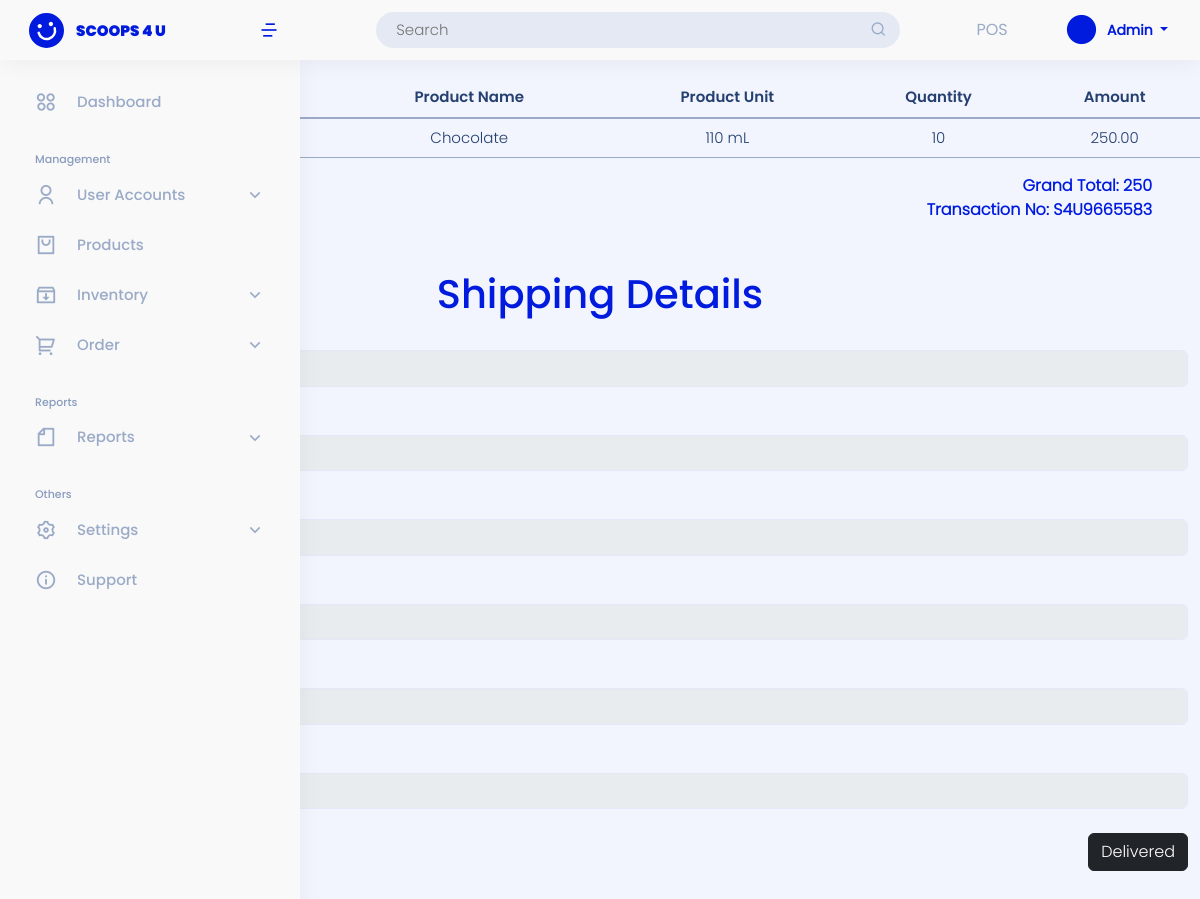
Screenshot of /user-site/transaction-view/1/ (signed in) with the database file from the repository.
### landing_page/models.py (models this page shows)
class User(AbstractUser):
    ROLE = ((" "," "),("admin","admin"),("staff","staff"),("reseller","reseller"),("rider","rider"))
    role = models.CharField(max_length=50, null=True, default=False, choices=ROLE)

### admin_site/models.py (models this page shows, shortened)
class OrderItem(models.Model):
    OrderItem_transactionNo =  models.CharField(max_length=200, null=True,  verbose_name='Transaction Number')
    OrderItem_category =  models.CharField(max_length=200, verbose_name='Category')
    OrderItem_name=  models.CharField(max_length=200, verbose_name='Product Name')
    OrderItem_unit =  models.CharField(max_length=200, null=True, verbose_name='Unit')
    OrderItem_quantity =  models.CharField(max_length=200, null=True, verbose_name='quantity')
    OrderItem_amount =  models.DecimalField( max_digits=10, decimal_places=2,null=True, verbose_name='Amount')

class Transaction(models.Model):
    ORDERSTATUS = ( ("Pending","Pending"),("Out for Delivery","Out for Delivery"),("Decline","Decline"),("Completed","Completed"))
    DELIVERY_OPTION = ( ("pickup","pickup"),("delivery","delivery"))
    transaction_no =  models.CharField(unique=True, max_length=200, null=False,verbose_name='Transaction Number')
    transaction_user = models.CharField(max_length=250, null=True, verbose_name='List Username')
    transaction_fname = models.CharField(max_length=250, null=True, verbose_name='First Name')
    transaction_lname = models.CharField(max_length=250, null=True, verbose_name='Last Name')
    transaction_address = models.TextField(null=False, verbose_name='Address')
    transaction_contactno = models.BigIntegerField( null=True, verbose_name='Contact Number')
    transaction_doption = models.CharField(max_length=250, choices= DELIVERY_OPTION, null=True, verbose_name='Delivery Option')
    transaction_preferred_date = models.CharField(max_length=250,  null=True,   verbose_name='Preferred Date')
    transaction_totalprice =  models.DecimalField( max_digits=10, decimal_places=2,null=True, verbose_name='Total Price')
    created_at =models.DateField(default=timezone.now,  verbose_name='Date Ordered')
    transaction_orderstatus = models.CharField(max_length=250, choices=ORDERSTATUS, null=True, default='Pending',verbose_name='Status')
    transaction_delivered = models.DateTimeField(null=True, blank=True, verbose_name='Delivered Time')

### admin_site/views.py (the view)
# urls.py: path('transaction-view/<int:id>/', views.transaction_view, name='transaction_view'),
@login_required(login_url='landing_page:login')
def transaction_view(request, id):
    if request.method == "GET":
        transaction = Transaction.objects.get(id = id)
        transaction_no = transaction.transaction_no
        list_orderitem = OrderItem.objects.filter(OrderItem_transactionNo = transaction_no).order_by('-id')
        list_total = OrderItem.objects.filter(OrderItem_transactionNo = transaction_no).all().aggregate(data=Sum('OrderItem_amount'))
        context = {
            'list_orderitem':list_orderitem,
            'list_total':list_total,
            'list_transaction':transaction,
        }
    return render(request, 'admin_site/transaction/view_orders.html', context)

### templates/admin_site/transaction/view_orders.html (shortened to what this page needs)
{% extends 'admin_site/base.html' %}
{% block content %}
{% if list_orderitem %}
<div class="text-end">
    <button onclick="window.print()" class="btn btn-success">Print</button>
</div>
<table class="table table-hover text-center">
    <p class="fw-bolder">Order Details</p>
    <thead>
        <tr>
            <th>Product Category</th>
            <th>Product Name</th>
            <th>Product Unit</th>
            <th>Quantity</th>
            <th>Amount</th>
        </tr>
    </thead>
    <tbody>
        {% for list in list_orderitem %}
        <tr>
            <td>{{ list.OrderItem_category }}</td>
            <td>{{ list.OrderItem_name }}</td>
            <td>{{ list.OrderItem_unit}}</td>
            <td>{{ list.OrderItem_quantity}}</td>
            <td>{{ list.OrderItem_amount }}</td>
        </tr>
        {% endfor %}
    </tbody>
</table>
    <div class="text-end px-5">
        <label style="font-weight: bolder;" > Grand Total:    {{ list_total.data }} </label>
        <br>
        <label style="font-weight: bolder;" > Transaction No:  {{ list_transaction.transaction_no}}   </label>
    </div>
    <br>
    <br>
        <div class="container-fluid">
        <h1 class="text-center">Shipping Details</h1>
        <label for="">First Name</label>
        <input type="text"class="form-control" value="{{ list_transaction.transaction_fname }}" disabled>
        <br>
        <label for="">Last Name</label>
        <input type="text"  value="{{ list_transaction.transaction_lname }}" class="form-control" disabled>
        <br>
        <label for="">Address</label>
        <input type="text"  value="{{ list_transaction.transaction_address }}" class="form-control" disabled>
        <br>
        <label for="">contact No</label>
        <input type="text"   value="{{ list_transaction.transaction_contactno }}"class="form-control" disabled>
        <br>
        <label for="">Delivery option</label>
        <input type="text" value="{{ list_transaction.transaction_doption }}" class="form-control" disabled>
        <br>
        <label for="">Preferred Date</label>
        <input type="text" value="{{ list_transaction.transaction_preferred_date }}" class="form-control" disabled>
        <br>
        {% if list_transaction.transaction_orderstatus == "Out for Delivery" %}
        <form action="{% url 'admin_site:completed_process' %}" method="POST" class="text-end">
            <button class="btn btn-dark">Delivered</button>
        </form>
        {% endif %}
        <br>
        <br>
    </div>
{% endif %}
{% endblock content %}

### templates/admin_site/base.html (shortened to what this page needs)
{% load static %}
<!DOCTYPE html>
<html lang="en">
<head>
    <link href="https://cdn.jsdelivr.net/npm/bootstrap@5.0.2/dist/css/bootstrap.min.css" rel="stylesheet">
    <link href="{% static '/css/assets/bootstrap/css/bootstrap.min.css'%}" rel="stylesheet">
    <link href="{% static '/css/assets/simple-datatables/style.css'%}" rel="stylesheet">
    <link href="{% static '/css/assets/remixicon/remixicon.css'%}" rel="stylesheet">
    <link href="{% static '/css/sandi.css'%}" rel="stylesheet">
  </head>
<body>
{% if user.role == "admin"%}
<header id="header" class="header fixed-top d-flex align-items-center">
  <div class="d-flex align-items-center justify-content-between">
    <a href="{% url 'admin_site:dashboard'%}" class="logo d-flex align-items-center">
      <img src="{% static '/img/logo-header.svg'%}" alt="">
      <span class="d-none d-lg-block">SCOOPS 4 U</span>
    </a>
    <i class="ri-menu-4-line toggle-sidebar-btn ms-1 me-3" style="font-size: 20px; font-weight: 500; color:#001BDE;"></i>
  </div>
  <div class="search-bar mx-auto">
    <form class="search-form d-flex align-items-center" method="POST" action="#">
      <input type="text" name="query" placeholder="Search" title="Enter search keyword">
      <button type="submit" title="Search"><i class="ri-search-line"></i></button>
    </form>
  </div>
  <div class="POS POS-header">
      <a href="{%url 'admin_site:pos' %}">POS</a>
    </div>
  <nav class="header-nav ms-auto">
    <ul class="d-flex align-items-center">
      <li class="nav-item dropdown pe-3">
        <a class="nav-link nav-profile d-flex align-items-center me-3" href="#" data-bs-toggle="dropdown">
          <i alt="Profile" class="ri-checkbox-blank-circle-fill"></i>
          <span class="d-none d-md-block dropdown-toggle ps-2" style="text-transform: capitalize;">
            {{ user }}
          </span>
        </a>
      </li>
    </ul>
  </nav>
  </header>
<aside id="sidebar" class="sidebar">
  <ul class="sidebar-nav" id="sidebar-nav">
      <li class="nav-item">
          <a class="nav-link collapsed " href="{% url 'admin_site:dashboard'%}">
          <i class="ri-apps-2-line" style="font-size: 22px; font-weight: 100; margin-right: 20px"></i>
          <span>Dashboard</span>
          </a>
      </li>
      <li class="nav-heading pt-3">Management</li>
      <li class="nav-item">
          <a class="nav-link collapsed " data-bs-target="#users-nav" data-bs-toggle="collapse" href="#">
                <i class="ri-user-line" style="font-size: 22px; font-weight: 100; margin-right: 20px"></i><span>User Accounts</span><i class="ri-arrow-down-s-line ms-auto" style="font-size: 20px; font-weight: 100;" ></i>
          </a>
      </li>
      <li class="nav-item">
      <a class="nav-link collapsed " href="{%url 'admin_site:list_product' %}">
          <i class="ri-shopping-bag-2-line" style="font-size: 22px; font-weight: 100; margin-right: 20px"></i>
          <span>Products</span>
      </a>
      </li>
      <li class="nav-item">
      <a class="nav-link collapsed " data-bs-target="#inventory-nav" data-bs-toggle="collapse" href="#">
          <i class="ri-inbox-archive-line"style="font-size: 22px; font-weight: 100; margin-right: 20px"></i>
          <span>Inventory</span><i class="ri-arrow-down-s-line ms-auto" style="font-size: 20px; font-weight: 100;" ></i>
      </a>
      </li>
      <li class="nav-item">
      <a class="nav-link collapsed " data-bs-target="#sales-nav" data-bs-toggle="collapse" href="#">
          <i class="ri-shopping-cart-2-line" style="font-size: 22px; font-weight: 100; margin-right: 20px"></i><span>Order</span><i class="ri-arrow-down-s-line ms-auto" style="font-size: 20px; font-weight: 100;" ></i>
      </a>
      </li>
      <li class="nav-heading pt-3">Reports</li>
      <li class="mb-act nav-item">
          <a class="nav-link collapsed " data-bs-target="#reports-nav" data-bs-toggle="collapse" href="#">
                <i class="ri-file-line" style="font-size: 22px; font-weight: 100; margin-right: 20px"></i><span>Reports</span><i class="ri-arrow-down-s-line ms-auto" style="font-size: 20px; font-weight: 100;" ></i>
          </a>
      </li>
      <li class="nav-heading pt-3">Others</li>
      <li class="nav-item">
          <a class="nav-link collapsed " data-bs-target="#settings-nav" data-bs-toggle="collapse" href="#">
                <i class="ri-settings-3-line" style="font-size: 22px; font-weight: 100; margin-right: 20px"></i><span>Settings</span><i class="ri-arrow-down-s-line ms-auto" style="font-size: 20px; font-weight: 100;" ></i>
          </a>
      </li>
      <li class="nav-item">
          <a class="nav-link collapsed ">
                <i class="ri-information-line" style="font-size: 22px; font-weight: 100; margin-right: 20px"></i><span>Support</span>
          </a>
      </li>
  </ul>
</aside>
{% endif %}
<div class="">
  <div class="">
      <div class="">
          {% block content %}
          {% endblock content %}
      </div>
  </div>
</div>
</body>
</html>

### scoops4u_capstone/static/css/sandi.css (style rules this page uses)
html { scroll-behavior: smooth; height: 100%; }
:root { --primary-c-black: #151515; --primary-c-white: #F9F9F9; --primary-c-white-text: #FFF; --primary-c-grey-text: #9AAAC7; --primary-c-blue: #001BDE; --primary-c-l-blue: #BBC2F2; --primary-c-d-blue: #0B2E8A; --primary-c-dark-blue: #254070; --c-grey: #565656; --c-d-purple: #99A2E1; --c-l-purple: #E1E3F3; --c-dark-pink: #E288B8; --c-light-pink: #FFAED9; --c-lighter-pink: #FCD7EB; --c-light-peach: #F6D7DD; --bg-c-gray-blue: #F2F5FD; --bg-c-gray: #E4E9F4; }
* { margin: 0; padding: 0; text-decoration: none !important; }
body { font-family: P-Light; color: var(--primary-c-blue); background-color: var(--bg-c-gray-blue); }
h1 { font-family: P-Medium; }
.logo { line-height: 1; }
@media (min-width: 1200px) { .logo { width: 280px; } }
.logo img { max-height: 35px; margin-right: 12px; margin-left: 9px; }
.logo span { font-family: P-Black; font-size: 15px; color: var(--primary-c-blue); }
.header { transition: all 0.5s; z-index: 997; height: 60px; background: var(--primary-c-white); box-shadow: 0px 4px 25px rgba(0, 0, 0, 0.05); padding-left: 20px; }
.header .toggle-sidebar-btn { position: absolute; left: 255px; font-size: 24px; cursor: pointer; }
.header .search-bar { min-width: 564px; padding: 0 20px; }
.header .search-form { width: 100%; }
.header .search-form input { border: 0; font-size: 14px; color: var(--primary-c-blue) !important; padding: 7px 38px 7px 20px; border-radius: 33px; transition: 0.3s; width: 100%; background-color: var(--bg-c-gray); }
.header .search-form button { border: 0; padding: 0; margin-left: -30px; background: none; }
.header .search-form button i { color: var(--primary-c-grey-text); }
.header-nav ul { list-style: none; }
.header-nav>ul { margin: 0; padding: 0; }
.header-nav .nav-profile { color: var(--primary-c-blue) }
.header-nav .nav-profile i { font-size: 35px; color: var(--primary-c-blue); }
.header-nav .nav-profile span { font-size: 14px; font-weight: 600; }
.POS-header * { font-family: P-Mono; color: var(--primary-c-grey-text) !important; }
.nav-profile span { font-family: P-Mono; }
.sidebar { position: fixed; top: 60px; left: 0; bottom: 0; width: 300px; z-index: 996; transition: all 0.3s; padding: 20px; overflow-y: auto; scrollbar-width: thin; scrollbar-color: #aab7cf transparent; background: #F9F9F9; box-shadow: 0px 4px 25px rgba(0, 0, 0, 0.05); }
.sidebar-nav { padding: 0; margin: 0; list-style: none; }
.sidebar-nav li { padding: 0; margin: 0; list-style: none; }
.sidebar-nav .nav-item { margin-bottom: 5px; }
.sidebar-nav .nav-heading { font-family: P-Medium; font-size: 11px; text-transform: capitalize; color: #899bbd; margin: 10px 0 5px 15px; }
.sidebar-nav .nav-link { display: flex; align-items: center !important; font-family: P-Medium; font-size: 15px; color: var(--primary-c-blue); transition: 0.3; background: var(--primary-c-white); padding: 10px 15px; border-radius: 0px 50px 50px 0px; height: 45px; }
.sidebar-nav .nav-link i { font-size: 16px; margin-right: 10px; color: var(--primary-c-blue); transition: 0.3; }
.sidebar-nav .nav-link.collapsed { color: var(--primary-c-grey-text); background: var(--primary-c-white); }
.sidebar-nav .nav-link.collapsed i { color: var(--primary-c-grey-text); }
.sidebar-nav .nav-link .ri-arrow-down-s-line { margin-right: 0; transition: transform 0.2s ease-in-out; }
.table th { font-family: P-SemiBold; font-size: 15px; color: var(--primary-c-dark-blue); }
.table td { font-size: 15px; color: var(--primary-c-dark-blue); }
thead { border-bottom: 2px solid var(--primary-c-grey-text) !important; }
tr { border-bottom: 1px solid var(--primary-c-grey-text) !important; }
input, select, textarea { font-size: 15px !important; color: var(--primary-c-dark-blue) !important; border-color: #E5E8F8 !important; }

### rows the page displays
User: username "Admin"
OrderItem: OrderItem_name "Chocolate", OrderItem_unit "110 mL", OrderItem_quantity "10", OrderItem_amount "250.00"
Transaction: transaction_no "S4U9665583", transaction_fname "bb", transaction_lname "bb", transaction_address "bb", transaction_contactno "9294249503", transaction_doption "delivery", transaction_preferred_date "2023-02-15"

### other values shown
{{ list_total.data }} "250"
